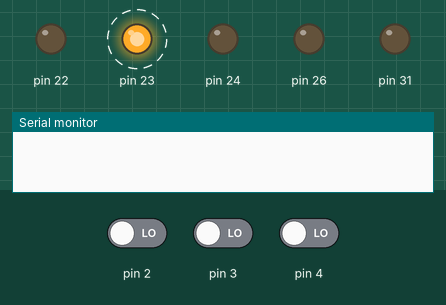
The sketch below on a simulated Arduino Mega 2560, built with avr-gcc and run on an emulated ATmega2560. Shown: output pins drawn as LEDs (lit = HIGH), the last lines printed to the serial monitor. Dashed ring = blinking. Inputs (shaded band) come from the test bench; at power-on: pin 2 LOW, pin 3 LOW, pin 4 LOW.

Above: at 1.26 s.
1.3 s: pin 2 driven HIGH
At 3.5 s:
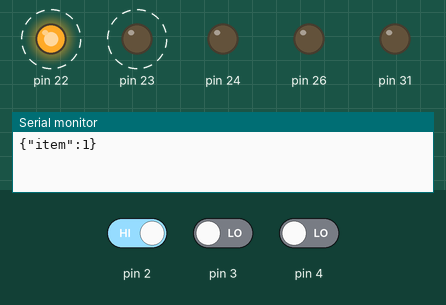
4.3 s: pin 3 driven HIGH
At 6.1 s:
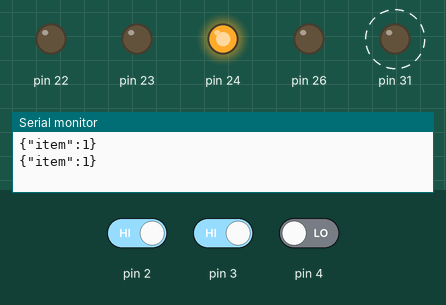
7.3 s: pin 4 driven HIGH
At 9.9 s:
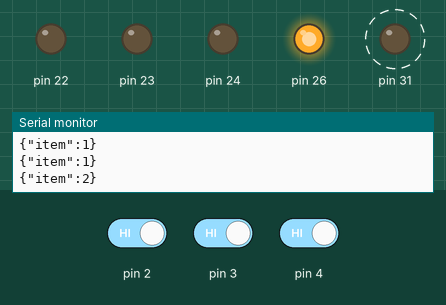
10.3 s: pin 4 driven LOW
At 12.87 s:
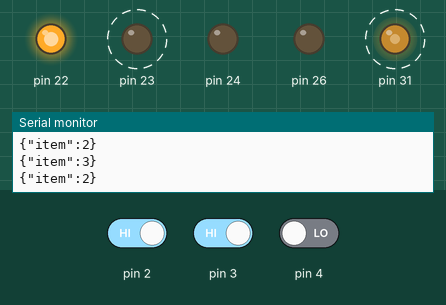
13.3 s: pin 2 driven LOW
At 14.08 s:
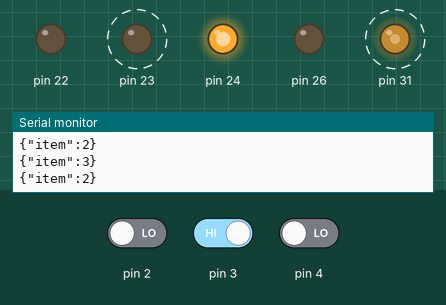
16.3 s: pin 3 driven LOW
At 18.77 s:
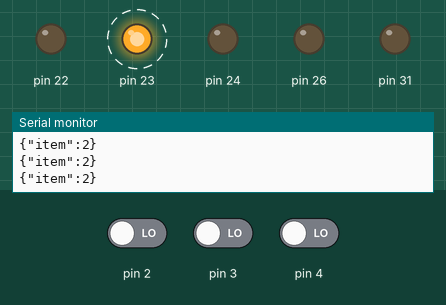
Timing chart, 0 to 20.3 s (numbered marks = the images above; inputs shaded):
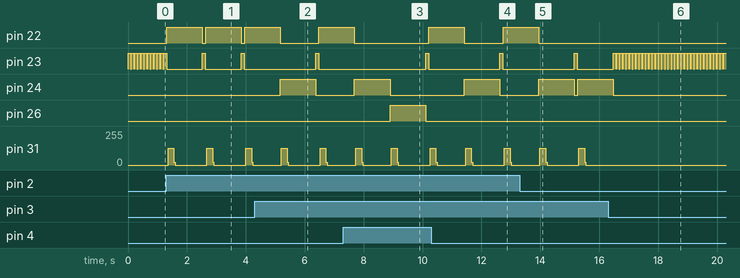

Measured:
- after the input at 1.3 s, pin 22: alternates HIGH for 1.2 s and LOW for 0.11 s, starting at once; pin 23: alternates HIGH for 0.10 s and LOW for 1.2 s, starting after 1.2 s; pin 31: 0/255 → 127/255 after 0.06 s, then repeats every 1.3 s: 22/255 0.04 s, 0/255 1.1 s, 127/255 0.20 s
- after the input at 4.3 s, pin 24: LOW → HIGH after 0.86 s, → LOW 1.2 s later
- after the input at 7.3 s, pin 26: LOW → HIGH after 1.6 s, → LOW 1.2 s later
- after the input at 10.3 s, pin 23: LOW → HIGH after 2.3 s, → LOW 0.10 s later; pin 26: stays LOW (without the input it goes to HIGH after 2.3 s)
- after the input at 13.3 s, pin 22: goes on until 13.9 s, then stays LOW
- after the input at 16.3 s, pin 23: alternates HIGH for 0.10 s and LOW for 0.01 s, starting after 0.28 s; pin 24: goes on until 16.5 s, then stays LOW; pin 31: stops changing and stays 0/255
- by itself, pin 23: alternates HIGH for 0.10 s and LOW for 0.01 s

The sketch:

lab_shop.ino
```cpp
int item_num = 0;
char trans[20];
char *json = &trans[0];


void setup() {
  Serial.begin(9600);
     pinMode(2,INPUT) ;    //スイッチに接続ピンをデジタル入力に設定
     pinMode(3,INPUT) ;
     pinMode(4,INPUT) ;
     pinMode(22,OUTPUT) ;  //ＬＥＤに接続ピンをデジタル出力に設定
     pinMode(23,OUTPUT) ;
     pinMode(24,OUTPUT) ;
     pinMode(26,OUTPUT) ;
     pinMode(31, OUTPUT);
}
void loop() {
     if (digitalRead(2) == HIGH) {
          item_num = 1;
          digitalWrite(22,HIGH);
          Sound();
          delay(1000);
          digitalWrite(22,LOW);
     }
     if (digitalRead(3) == HIGH) {
         item_num = 2;
         digitalWrite(24,HIGH) ;
          Sound();
          delay(1000);
          digitalWrite(24,LOW) ;
     }
     if (digitalRead(4) == HIGH) {
          item_num = 3;
          digitalWrite(26,HIGH) ;
          Sound();
          delay(1000);
          digitalWrite(26,LOW) ;
     }
     if (item_num != 0){
       sprintf(json, "{\"item\":%d}", item_num);
      Serial.println(json);
     }
     Standby();
     item_num = 0;

}

void Sound(){
            for(int i=0;i<1000;i++){
            digitalWrite(31, HIGH);
            delayMicroseconds(100);
            digitalWrite(31, LOW);
            delayMicroseconds(100);
          }
}

void Standby(){
     digitalWrite(23,HIGH);
     delay(100);
     digitalWrite(23,LOW);
     delay(10);
}
```
